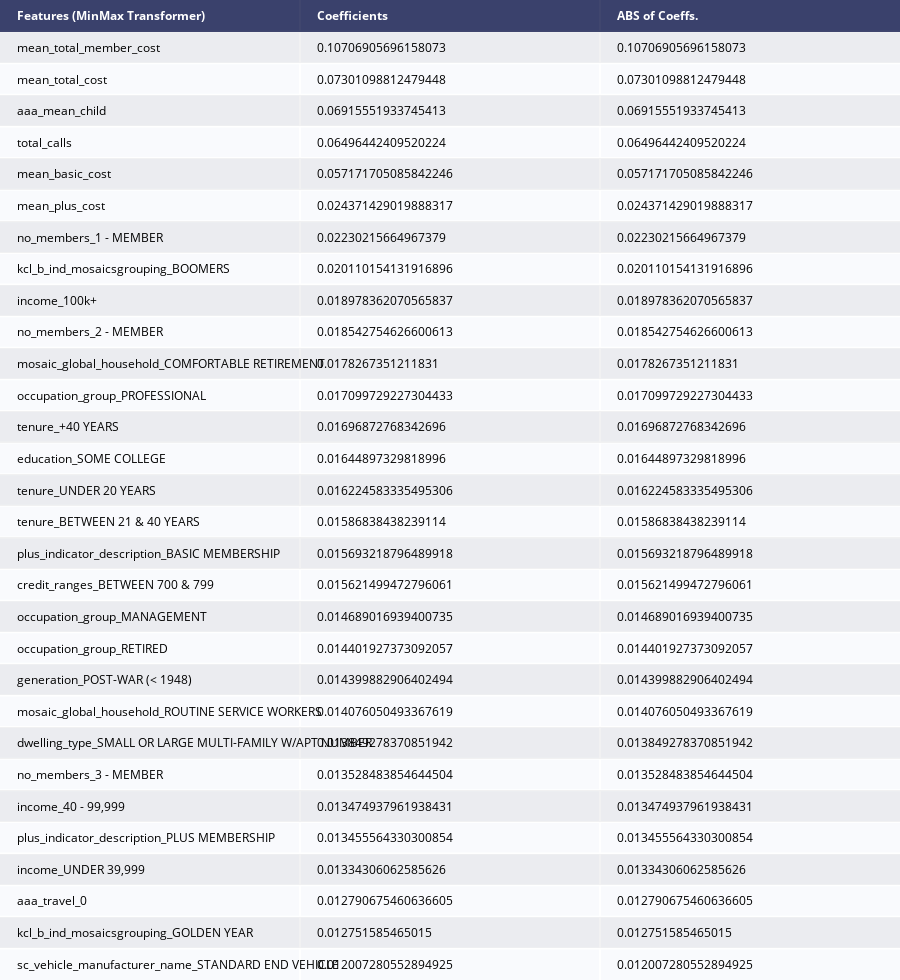

The cell this chart's notebook holds for it:
### Markdown cell above
# Feature importance in trees
feature importance rates how important each feature is for the decision a tree makes. It is a number between 0 and 1 for each feature, where 0 means “not used at all” and 1 means “perfectly predicts the target.” The feature importances always sum to 1:

### Code cell
coef_df_cart = pd.DataFrame({'feature':testX.columns, 'coefs': cart.feature_importances_})
coef_df_cart["abs_coeff"] = coef_df_cart['coefs'].abs()
coef_df_cart.sort_values("abs_coeff",ascending=False,inplace=True)
coef_df_cart.nlargest(30,columns=["abs_coeff"])
counts_cart = pd.DataFrame(coef_df_cart.nlargest(30,columns=["abs_coeff"]), index=None)
counts_cart.rename(columns={"feature": "Features (MinMax Transformer)", 'coefs':'Coefficients', 'abs_coeff': "ABS of Coeffs."}, inplace=True)
fig = ff.create_table(counts_cart, height_constant=30, index=False)
fig.write_image(var_to_predict_save+'_cart_coef.png')
py.iplot(fig)

### Figure 1 — Plotly figure (JSON) as saved in the notebook; plotly's stock layout.template omitted (floating-point values rounded to 4 significant figures)
{"data": [{"colorscale": [[0, "#00083e"], [0.5, "#ededee"], [1, "#ffffff"]], "hoverinfo": "none", "opacity": 0.75, "showscale": false, "type": "heatmap", "z": [[0, 0, 0], [0.5, 0.5, 0.5], [1, 1, 1], [0.5, 0.5, 0.5], [1, 1, 1], [0.5, 0.5, 0.5], [1, 1, 1], [0.5, 0.5, 0.5], [1, 1, 1], [0.5, 0.5, 0.5], [1, 1, 1], [0.5, 0.5, 0.5], [1, 1, 1], [0.5, 0.5, 0.5], [1, 1, 1], [0.5, 0.5, 0.5], [1, 1, 1], [0.5, 0.5, 0.5], [1, 1, 1], [0.5, 0.5, 0.5], [1, 1, 1], [0.5, 0.5, 0.5], [1, 1, 1], [0.5, 0.5, 0.5], [1, 1, 1], [0.5, 0.5, 0.5], [1, 1, 1], [0.5, 0.5, 0.5], [1, 1, 1], [0.5, 0.5, 0.5], [1, 1, 1]]}], "layout": {"annotations": [{"align": "left", "font": {"color": "#ffffff"}, "showarrow": false, "text": "<b>Features (MinMax Transformer)</b>", "x": -0.45, "xanchor": "left", "xref": "x", "y": 0, "yref": "y"}, {"align": "left", "font": {"color": "#ffffff"}, "showarrow": false, "text": "<b>Coefficients</b>", "x": 0.55, "xanchor": "left", "xref": "x", "y": 0, "yref": "y"}, {"align": "left", "font": {"color": "#ffffff"}, "showarrow": false, "text": "<b>ABS of Coeffs.</b>", "x": 1.55, "xanchor": "left", "xref": "x", "y": 0, "yref": "y"}, {"align": "left", "font": {"color": "#000000"}, "showarrow": false, "text": "mean_total_member_cost", "x": -0.45, "xanchor": "left", "xref": "x", "y": 1, "yref": "y"}, {"align": "left", "font": {"color": "#000000"}, "showarrow": false, "text": "0.10706905696158073", "x": 0.55, "xanchor": "left", "xref": "x", "y": 1, "yref": "y"}, {"align": "left", "font": {"color": "#000000"}, "showarrow": false, "text": "0.10706905696158073", "x": 1.55, "xanchor": "left", "xref": "x", "y": 1, "yref": "y"}, {"align": "left", "font": {"color": "#000000"}, "showarrow": false, "text": "mean_total_cost", "x": -0.45, "xanchor": "left", "xref": "x", "y": 2, "yref": "y"}, {"align": "left", "font": {"color": "#000000"}, "showarrow": false, "text": "0.07301098812479448", "x": 0.55, "xanchor": "left", "xref": "x", "y": 2, "yref": "y"}, {"align": "left", "font": {"color": "#000000"}, "showarrow": false, "text": "0.07301098812479448", "x": 1.55, "xanchor": "left", "xref": "x", "y": 2, "yref": "y"}, {"align": "left", "font": {"color": "#000000"}, "showarrow": false, "text": "aaa_mean_child", "x": -0.45, "xanchor": "left", "xref": "x", "y": 3, "yref": "y"}, {"align": "left", "font": {"color": "#000000"}, "showarrow": false, "text": "0.06915551933745413", "x": 0.55, "xanchor": "left", "xref": "x", "y": 3, "yref": "y"}, {"align": "left", "font": {"color": "#000000"}, "showarrow": false, "text": "0.06915551933745413", "x": 1.55, "xanchor": "left", "xref": "x", "y": 3, "yref": "y"}, {"align": "left", "font": {"color": "#000000"}, "showarrow": false, "text": "total_calls", "x": -0.45, "xanchor": "left", "xref": "x", "y": 4, "yref": "y"}, {"align": "left", "font": {"color": "#000000"}, "showarrow": false, "text": "0.06496442409520224", "x": 0.55, "xanchor": "left", "xref": "x", "y": 4, "yref": "y"}, {"align": "left", "font": {"color": "#000000"}, "showarrow": false, "text": "0.06496442409520224", "x": 1.55, "xanchor": "left", "xref": "x", "y": 4, "yref": "y"}, {"align": "left", "font": {"color": "#000000"}, "showarrow": false, "text": "mean_basic_cost", "x": -0.45, "xanchor": "left", "xref": "x", "y": 5, "yref": "y"}, {"align": "left", "font": {"color": "#000000"}, "showarrow": false, "text": "0.057171705085842246", "x": 0.55, "xanchor": "left", "xref": "x", "y": 5, "yref": "y"}, {"align": "left", "font": {"color": "#000000"}, "showarrow": false, "text": "0.057171705085842246", "x": 1.55, "xanchor": "left", "xref": "x", "y": 5, "yref": "y"}, {"align": "left", "font": {"color": "#000000"}, "showarrow": false, "text": "mean_plus_cost", "x": -0.45, "xanchor": "left", "xref": "x", "y": 6, "yref": "y"}, {"align": "left", "font": {"color": "#000000"}, "showarrow": false, "text": "0.024371429019888317", "x": 0.55, "xanchor": "left", "xref": "x", "y": 6, "yref": "y"}, {"align": "left", "font": {"color": "#000000"}, "showarrow": false, "text": "0.024371429019888317", "x": 1.55, "xanchor": "left", "xref": "x", "y": 6, "yref": "y"}, {"align": "left", "font": {"color": "#000000"}, "showarrow": false, "text": "no_members_1 - MEMBER", "x": -0.45, "xanchor": "left", "xref": "x", "y": 7, "yref": "y"}, {"align": "left", "font": {"color": "#000000"}, "showarrow": false, "text": "0.02230215664967379", "x": 0.55, "xanchor": "left", "xref": "x", "y": 7, "yref": "y"}, {"align": "left", "font": {"color": "#000000"}, "showarrow": false, "text": "0.02230215664967379", "x": 1.55, "xanchor": "left", "xref": "x", "y": 7, "yref": "y"}, {"align": "left", "font": {"color": "#000000"}, "showarrow": false, "text": "kcl_b_ind_mosaicsgrouping_BOOMERS", "x": -0.45, "xanchor": "left", "xref": "x", "y": 8, "yref": "y"}, {"align": "left", "font": {"color": "#000000"}, "showarrow": false, "text": "0.020110154131916896", "x": 0.55, "xanchor": "left", "xref": "x", "y": 8, "yref": "y"}, {"align": "left", "font": {"color": "#000000"}, "showarrow": false, "text": "0.020110154131916896", "x": 1.55, "xanchor": "left", "xref": "x", "y": 8, "yref": "y"}, {"align": "left", "font": {"color": "#000000"}, "showarrow": false, "text": "income_100k+", "x": -0.45, "xanchor": "left", "xref": "x", "y": 9, "yref": "y"}, {"align": "left", "font": {"color": "#000000"}, "showarrow": false, "text": "0.018978362070565837", "x": 0.55, "xanchor": "left", "xref": "x", "y": 9, "yref": "y"}, {"align": "left", "font": {"color": "#000000"}, "showarrow": false, "text": "0.018978362070565837", "x": 1.55, "xanchor": "left", "xref": "x", "y": 9, "yref": "y"}, {"align": "left", "font": {"color": "#000000"}, "showarrow": false, "text": "no_members_2 - MEMBER", "x": -0.45, "xanchor": "left", "xref": "x", "y": 10, "yref": "y"}, {"align": "left", "font": {"color": "#000000"}, "showarrow": false, "text": "0.018542754626600613", "x": 0.55, "xanchor": "left", "xref": "x", "y": 10, "yref": "y"}, {"align": "left", "font": {"color": "#000000"}, "showarrow": false, "text": "0.018542754626600613", "x": 1.55, "xanchor": "left", "xref": "x", "y": 10, "yref": "y"}, {"align": "left", "font": {"color": "#000000"}, "showarrow": false, "text": "mosaic_global_household_COMFORTABLE RETIREMENT", "x": -0.45, "xanchor": "left", "xref": "x", "y": 11, "yref": "y"}, {"align": "left", "font": {"color": "#000000"}, "showarrow": false, "text": "0.0178267351211831", "x": 0.55, "xanchor": "left", "xref": "x", "y": 11, "yref": "y"}, {"align": "left", "font": {"color": "#000000"}, "showarrow": false, "text": "0.0178267351211831", "x": 1.55, "xanchor": "left", "xref": "x", "y": 11, "yref": "y"}, {"align": "left", "font": {"color": "#000000"}, "showarrow": false, "text": "occupation_group_PROFESSIONAL", "x": -0.45, "xanchor": "left", "xref": "x", "y": 12, "yref": "y"}, {"align": "left", "font": {"color": "#000000"}, "showarrow": false, "text": "0.017099729227304433", "x": 0.55, "xanchor": "left", "xref": "x", "y": 12, "yref": "y"}, {"align": "left", "font": {"color": "#000000"}, "showarrow": false, "text": "0.017099729227304433", "x": 1.55, "xanchor": "left", "xref": "x", "y": 12, "yref": "y"}, {"align": "left", "font": {"color": "#000000"}, "showarrow": false, "text": "tenure_+40 YEARS", "x": -0.45, "xanchor": "left", "xref": "x", "y": 13, "yref": "y"}, {"align": "left", "font": {"color": "#000000"}, "showarrow": false, "text": "0.01696872768342696", "x": 0.55, "xanchor": "left", "xref": "x", "y": 13, "yref": "y"}, {"align": "left", "font": {"color": "#000000"}, "showarrow": false, "text": "0.01696872768342696", "x": 1.55, "xanchor": "left", "xref": "x", "y": 13, "yref": "y"}, {"align": "left", "font": {"color": "#000000"}, "showarrow": false, "text": "education_SOME COLLEGE", "x": -0.45, "xanchor": "left", "xref": "x", "y": 14, "yref": "y"}, {"align": "left", "font": {"color": "#000000"}, "showarrow": false, "text": "0.01644897329818996", "x": 0.55, "xanchor": "left", "xref": "x", "y": 14, "yref": "y"}, {"align": "left", "font": {"color": "#000000"}, "showarrow": false, "text": "0.01644897329818996", "x": 1.55, "xanchor": "left", "xref": "x", "y": 14, "yref": "y"}, {"align": "left", "font": {"color": "#000000"}, "showarrow": false, "text": "tenure_UNDER 20 YEARS", "x": -0.45, "xanchor": "left", "xref": "x", "y": 15, "yref": "y"}, {"align": "left", "font": {"color": "#000000"}, "showarrow": false, "text": "0.016224583335495306", "x": 0.55, "xanchor": "left", "xref": "x", "y": 15, "yref": "y"}, {"align": "left", "font": {"color": "#000000"}, "showarrow": false, "text": "0.016224583335495306", "x": 1.55, "xanchor": "left", "xref": "x", "y": 15, "yref": "y"}, {"align": "left", "font": {"color": "#000000"}, "showarrow": false, "text": "tenure_BETWEEN 21 & 40 YEARS", "x": -0.45, "xanchor": "left", "xref": "x", "y": 16, "yref": "y"}, {"align": "left", "font": {"color": "#000000"}, "showarrow": false, "text": "0.01586838438239114", "x": 0.55, "xanchor": "left", "xref": "x", "y": 16, "yref": "y"}, {"align": "left", "font": {"color": "#000000"}, "showarrow": false, "text": "0.01586838438239114", "x": 1.55, "xanchor": "left", "xref": "x", "y": 16, "yref": "y"}, {"align": "left", "font": {"color": "#000000"}, "showarrow": false, "text": "plus_indicator_description_BASIC MEMBERSHIP", "x": -0.45, "xanchor": "left", "xref": "x", "y": 17, "yref": "y"}, {"align": "left", "font": {"color": "#000000"}, "showarrow": false, "text": "0.015693218796489918", "x": 0.55, "xanchor": "left", "xref": "x", "y": 17, "yref": "y"}, {"align": "left", "font": {"color": "#000000"}, "showarrow": false, "text": "0.015693218796489918", "x": 1.55, "xanchor": "left", "xref": "x", "y": 17, "yref": "y"}, {"align": "left", "font": {"color": "#000000"}, "showarrow": false, "text": "credit_ranges_BETWEEN 700 & 799", "x": -0.45, "xanchor": "left", "xref": "x", "y": 18, "yref": "y"}, {"align": "left", "font": {"color": "#000000"}, "showarrow": false, "text": "0.015621499472796061", "x": 0.55, "xanchor": "left", "xref": "x", "y": 18, "yref": "y"}, {"align": "left", "font": {"color": "#000000"}, "showarrow": false, "text": "0.015621499472796061", "x": 1.55, "xanchor": "left", "xref": "x", "y": 18, "yref": "y"}, {"align": "left", "font": {"color": "#000000"}, "showarrow": false, "text": "occupation_group_MANAGEMENT", "x": -0.45, "xanchor": "left", "xref": "x", "y": 19, "yref": "y"}, {"align": "left", "font": {"color": "#000000"}, "showarrow": false, "text": "0.014689016939400735", "x": 0.55, "xanchor": "left", "xref": "x", "y": 19, "yref": "y"}, {"align": "left", "font": {"color": "#000000"}, "showarrow": false, "text": "0.014689016939400735", "x": 1.55, "xanchor": "left", "xref": "x", "y": 19, "yref": "y"}, {"align": "left", "font": {"color": "#000000"}, "showarrow": false, "text": "occupation_group_RETIRED", "x": -0.45, "xanchor": "left", "xref": "x", "y": 20, "yref": "y"}, {"align": "left", "font": {"color": "#000000"}, "showarrow": false, "text": "0.014401927373092057", "x": 0.55, "xanchor": "left", "xref": "x", "y": 20, "yref": "y"}, {"align": "left", "font": {"color": "#000000"}, "showarrow": false, "text": "0.014401927373092057", "x": 1.55, "xanchor": "left", "xref": "x", "y": 20, "yref": "y"}, {"align": "left", "font": {"color": "#000000"}, "showarrow": false, "text": "generation_POST-WAR (< 1948)", "x": -0.45, "xanchor": "left", "xref": "x", "y": 21, "yref": "y"}, {"align": "left", "font": {"color": "#000000"}, "showarrow": false, "text": "0.014399882906402494", "x": 0.55, "xanchor": "left", "xref": "x", "y": 21, "yref": "y"}, {"align": "left", "font": {"color": "#000000"}, "showarrow": false, "text": "0.014399882906402494", "x": 1.55, "xanchor": "left", "xref": "x", "y": 21, "yref": "y"}, {"align": "left", "font": {"color": "#000000"}, "showarrow": false, "text": "mosaic_global_household_ROUTINE SERVICE WORKERS", "x": -0.45, "xanchor": "left", "xref": "x", "y": 22, "yref": "y"}, {"align": "left", "font": {"color": "#000000"}, "showarrow": false, "text": "0.014076050493367619", "x": 0.55, "xanchor": "left", "xref": "x", "y": 22, "yref": "y"}, {"align": "left", "font": {"color": "#000000"}, "showarrow": false, "text": "0.014076050493367619", "x": 1.55, "xanchor": "left", "xref": "x", "y": 22, "yref": "y"}, {"align": "left", "font": {"color": "#000000"}, "showarrow": false, "text": "dwelling_type_SMALL OR LARGE MULTI-FAMILY W/APT NUMBER", "x": -0.45, "xanchor": "left", "xref": "x", "y": 23, "yref": "y"}, {"align": "left", "font": {"color": "#000000"}, "showarrow": false, "text": "0.013849278370851942", "x": 0.55, "xanchor": "left", "xref": "x", "y": 23, "yref": "y"}, {"align": "left", "font": {"color": "#000000"}, "showarrow": false, "text": "0.013849278370851942", "x": 1.55, "xanchor": "left", "xref": "x", "y": 23, "yref": "y"}, {"align": "left", "font": {"color": "#000000"}, "showarrow": false, "text": "no_members_3 - MEMBER", "x": -0.45, "xanchor": "left", "xref": "x", "y": 24, "yref": "y"}, {"align": "left", "font": {"color": "#000000"}, "showarrow": false, "text": "0.013528483854644504", "x": 0.55, "xanchor": "left", "xref": "x", "y": 24, "yref": "y"}, {"align": "left", "font": {"color": "#000000"}, "showarrow": false, "text": "0.013528483854644504", "x": 1.55, "xanchor": "left", "xref": "x", "y": 24, "yref": "y"}, {"align": "left", "font": {"color": "#000000"}, "showarrow": false, "text": "income_40 - 99,999", "x": -0.45, "xanchor": "left", "xref": "x", "y": 25, "yref": "y"}, {"align": "left", "font": {"color": "#000000"}, "showarrow": false, "text": "0.013474937961938431", "x": 0.55, "xanchor": "left", "xref": "x", "y": 25, "yref": "y"}, {"align": "left", "font": {"color": "#000000"}, "showarrow": false, "text": "0.013474937961938431", "x": 1.55, "xanchor": "left", "xref": "x", "y": 25, "yref": "y"}, {"align": "left", "font": {"color": "#000000"}, "showarrow": false, "text": "plus_indicator_description_PLUS MEMBERSHIP", "x": -0.45, "xanchor": "left", "xref": "x", "y": 26, "yref": "y"}, {"align": "left", "font": {"color": "#000000"}, "showarrow": false, "text": "0.013455564330300854", "x": 0.55, "xanchor": "left", "xref": "x", "y": 26, "yref": "y"}, {"align": "left", "font": {"color": "#000000"}, "showarrow": false, "text": "0.013455564330300854", "x": 1.55, "xanchor": "left", "xref": "x", "y": 26, "yref": "y"}, {"align": "left", "font": {"color": "#000000"}, "showarrow": false, "text": "income_UNDER 39,999", "x": -0.45, "xanchor": "left", "xref": "x", "y": 27, "yref": "y"}, {"align": "left", "font": {"color": "#000000"}, "showarrow": false, "text": "0.01334306062585626", "x": 0.55, "xanchor": "left", "xref": "x", "y": 27, "yref": "y"}, {"align": "left", "font": {"color": "#000000"}, "showarrow": false, "text": "0.01334306062585626", "x": 1.55, "xanchor": "left", "xref": "x", "y": 27, "yref": "y"}, {"align": "left", "font": {"color": "#000000"}, "showarrow": false, "text": "aaa_travel_0", "x": -0.45, "xanchor": "left", "xref": "x", "y": 28, "yref": "y"}, {"align": "left", "font": {"color": "#000000"}, "showarrow": false, "text": "0.012790675460636605", "x": 0.55, "xanchor": "left", "xref": "x", "y": 28, "yref": "y"}, {"align": "left", "font": {"color": "#000000"}, "showarrow": false, "text": "0.012790675460636605", "x": 1.55, "xanchor": "left", "xref": "x", "y": 28, "yref": "y"}, {"align": "left", "font": {"color": "#000000"}, "showarrow": false, "text": "kcl_b_ind_mosaicsgrouping_GOLDEN YEAR", "x": -0.45, "xanchor": "left", "xref": "x", "y": 29, "yref": "y"}, {"align": "left", "font": {"color": "#000000"}, "showarrow": false, "text": "0.012751585465015", "x": 0.55, "xanchor": "left", "xref": "x", "y": 29, "yref": "y"}, {"align": "left", "font": {"color": "#000000"}, "showarrow": false, "text": "0.012751585465015", "x": 1.55, "xanchor": "left", "xref": "x", "y": 29, "yref": "y"}, {"align": "left", "font": {"color": "#000000"}, "showarrow": false, "text": "sc_vehicle_manufacturer_name_STANDARD END VEHICLE", "x": -0.45, "xanchor": "left", "xref": "x", "y": 30, "yref": "y"}, {"align": "left", "font": {"color": "#000000"}, "showarrow": false, "text": "0.012007280552894925", "x": 0.55, "xanchor": "left", "xref": "x", "y": 30, "yref": "y"}, {"align": "left", "font": {"color": "#000000"}, "showarrow": false, "text": "0.012007280552894925", "x": 1.55, "xanchor": "left", "xref": "x", "y": 30, "yref": "y"}], "height": 980, "margin": {"b": 0, "l": 0, "r": 0, "t": 0}, "xaxis": {"dtick": 1, "gridwidth": 2, "showticklabels": false, "tick0": -0.5, "ticks": "", "zeroline": false}, "yaxis": {"autorange": "reversed", "dtick": 1, "gridwidth": 2, "showticklabels": false, "tick0": 0.5, "ticks": "", "zeroline": false}}}
